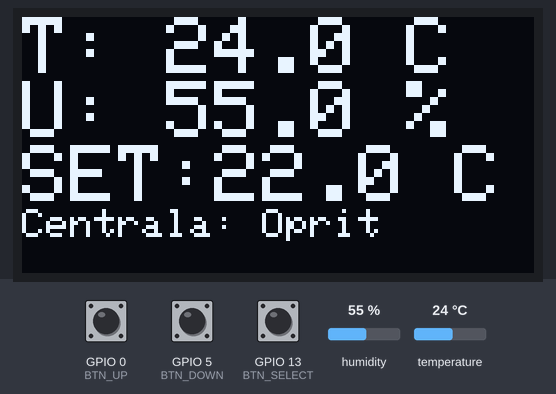
The sketch below on a simulated ESP8266 (NodeMCU). On the bench: 128×64 one-colour display. The inputs (shaded band) are chosen by the test bench; at power-on: temperature 24 °C, GPIO 13 (BTN_SELECT) HIGH, GPIO 0 (BTN_UP) HIGH, humidity 55 %, GPIO 5 (BTN_DOWN) HIGH. WiFi joins after 1.5 s; servers stay silent unless stated; uploads are accepted with an empty reply; what the sketch prints to the serial monitor is not drawn.

Above: at 4.7 s.
4.8 s: temperature set to 12 °C
At 6.7 s:
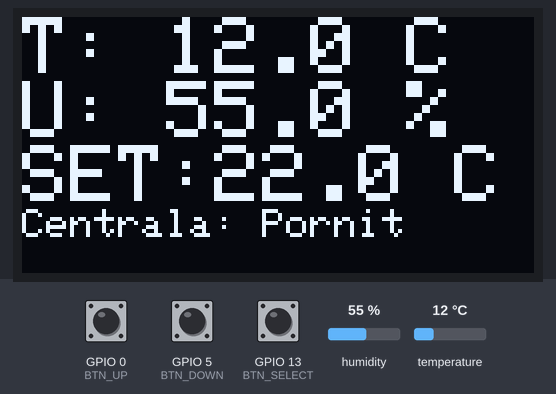
7.7 s: GPIO 13 (BTN_SELECT) pulled LOW for 2.55 s
At 9.3 s:
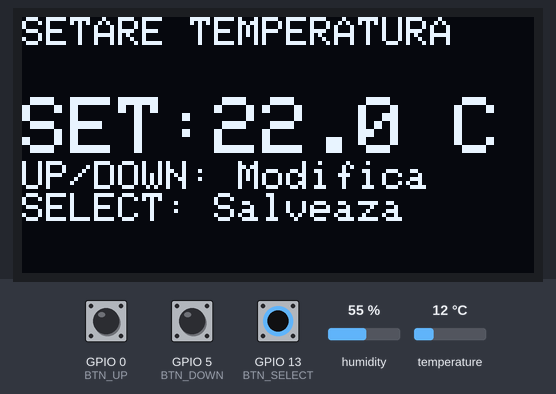
11.7 s: GPIO 0 (BTN_UP) pulled LOW for 2.55 s
At 12.7 s:
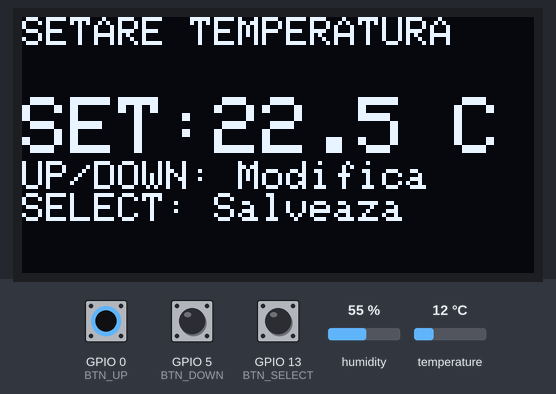
15.7 s: GPIO 0 (BTN_UP) pulled LOW for 2.55 s
At 17.1 s:
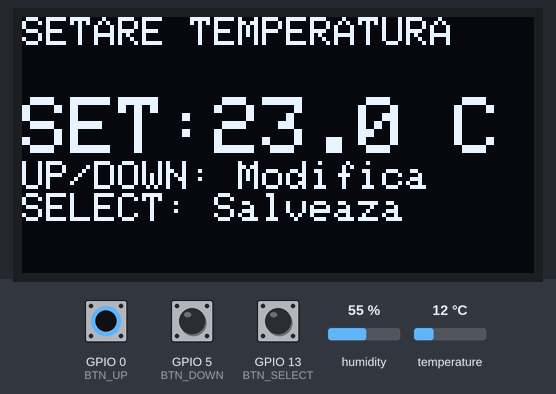
19.7 s: GPIO 13 (BTN_SELECT) pulled LOW for 2.55 s
At 20.5 s:
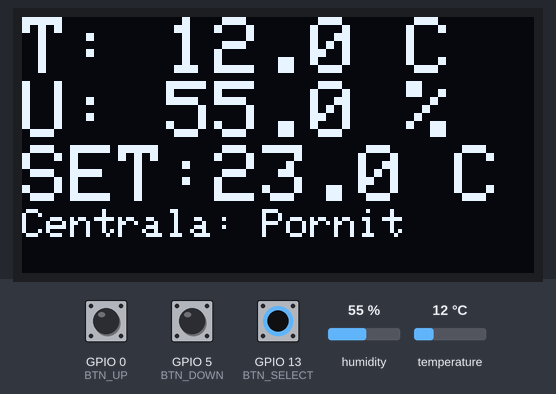
23.7 s: humidity set to 22 %
At 25.0 s:
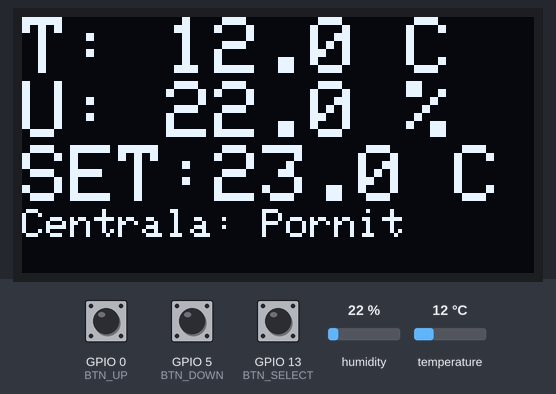
Timing chart, 0 to 26.7 s (numbered marks = the images above; inputs shaded):
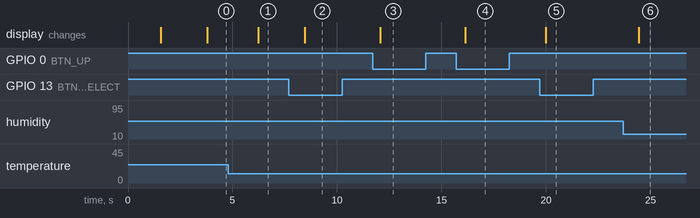

The sketch:

termostat_0.ino
```cpp
#include <ESP8266WiFi.h>
#include <ESP8266HTTPClient.h>
#include <Adafruit_Sensor.h>
#include <DHT.h>
#include <Adafruit_SSD1306.h>
#include <Adafruit_GFX.h>
#include <Wire.h>

// Configurare WiFi
const char* ssid = "wifi";
const char* password = "password";

// Configurare DHT
#define DHTPIN 4
#define DHTTYPE DHT22
DHT dht(DHTPIN, DHTTYPE);

// Configurare OLED
#define SCREEN_WIDTH 128
#define SCREEN_HEIGHT 64
#define OLED_RESET -1
Adafruit_SSD1306 display(SCREEN_WIDTH, SCREEN_HEIGHT, &Wire, OLED_RESET);

// Configurare pini I2C
#define SDA_PIN 14
#define SCL_PIN 12

// Configurare butoane
#define BTN_UP 0
#define BTN_DOWN 5
#define BTN_SELECT 13

// Configurare centrale de comandă
const char* boilerIP = "192.168.0.100"; // IP-ul centralei de comandă
const int boilerPort = 80;
const int thermostatID = 1; // ID unic al acestui termostat

// Variabile pentru temperatură
float targetTemp = 22.0;
float hyst = 0.2;
bool heating = false;

// Variabile pentru gestionarea butoanelor
unsigned long lastButtonCheck = 0; // Momentul ultimei verificări
const unsigned long buttonCheckInterval = 200; // Interval mai lung pentru debouncing
bool btnUpPressed = false;
bool btnDownPressed = false;
bool btnSelectPressed = false;

// Stare meniu
bool inMenu = false;

void setup() {
  Serial.begin(115200);

  // Configurare WiFi
  WiFi.begin(ssid, password);
  while (WiFi.status() != WL_CONNECTED) {
    delay(500);
    Serial.print(".");
  }
  Serial.println("Conectat la WiFi!");

  // Inițializare DHT
  dht.begin();

  // Inițializare I2C și OLED
  Wire.begin(SDA_PIN, SCL_PIN);
  if (!display.begin(SSD1306_SWITCHCAPVCC, 0x3C)) {
    Serial.println("Eroare la inițializarea OLED!");
    for (;;);
  }

  // Inițializare butoane
  pinMode(BTN_UP, INPUT_PULLUP);
  pinMode(BTN_DOWN, INPUT_PULLUP);
  pinMode(BTN_SELECT, INPUT_PULLUP);

  // Mesaj inițial pe OLED
  display.clearDisplay();
  display.setTextSize(1);
  display.setTextColor(SSD1306_WHITE);
  display.setCursor(0, 0);
  display.println("Termostat pornit!");
  display.display();
  delay(2000);
}

void loop() {
  checkButtons();
  // Verifică periodic starea centralei
  checkBoilerStatus();
  if (inMenu) {
    updateDisplayMenu();
  } else {
    float temp = dht.readTemperature();
    float hum = dht.readHumidity();

    if (isnan(temp) || isnan(hum)) {
      Serial.println("Eroare la citirea senzorului DHT22!");
      return;
    }

    // Control histerezis
    if (temp < (targetTemp - hyst) && !heating) {
      heating = true;
      sendSignalToBoiler(true);
    } else if (temp > (targetTemp + hyst) && heating) {
      heating = false;
      sendSignalToBoiler(false);
    }

    // Actualizare afișaj OLED
    display.clearDisplay();
    display.setTextSize(2);
    display.setTextColor(SSD1306_WHITE);
    display.setCursor(0, 0);
    display.printf("T: %.1f C\n", temp);
    display.printf("U: %.1f %%\n", hum);
    display.printf("SET:%.1f C\n", targetTemp);
    display.setTextSize(1);
    display.printf("Centrala: %s\n", heating ? "Pornit" : "Oprit");
    display.display();

    delay(2000);
  }
}

void checkButtons() {
  if (millis() - lastButtonCheck >= buttonCheckInterval) {
    lastButtonCheck = millis();

    // Citire stare butoane
    bool btnUpState = digitalRead(BTN_UP) == LOW;
    bool btnDownState = digitalRead(BTN_DOWN) == LOW;
    bool btnSelectState = digitalRead(BTN_SELECT) == LOW;

    // Gestionare butoane
    if (btnUpState && !btnUpPressed) {
      btnUpPressed = true;
      if (inMenu) {
        targetTemp += 0.5;
        if (targetTemp > 30.0) targetTemp = 30.0;
      }
    } else if (!btnUpState) {
      btnUpPressed = false;
    }

    if (btnDownState && !btnDownPressed) {
      btnDownPressed = true;
      if (inMenu) {
        targetTemp -= 0.5;
        if (targetTemp < 19.0) targetTemp = 19.0;
      }
    } else if (!btnDownState) {
      btnDownPressed = false;
    }

    if (btnSelectState && !btnSelectPressed) {
      btnSelectPressed = true;
      inMenu = !inMenu;
    } else if (!btnSelectState) {
      btnSelectPressed = false;
    }
  }
}

void updateDisplayMenu() {
  display.clearDisplay();
  display.setTextSize(1);
  display.setTextColor(SSD1306_WHITE);

  if (inMenu) {
    display.setCursor(0, 0);
    display.println("SETARE TEMPERATURA");
    display.setCursor(0, 20);
    display.setTextSize(2);
    display.printf("SET:%.1f C\n", targetTemp);
    display.setTextSize(1);
    display.println("UP/DOWN: Modifica");
    display.println("SELECT: Salveaza");
  }

  display.display();
}

void sendSignalToBoiler(bool state) {
  if (WiFi.status() == WL_CONNECTED) {
    WiFiClient client;
    HTTPClient http;

    String url = String("http://") + boilerIP + ":" + boilerPort +
                 "/control?id=" + thermostatID +
                 "&state=" + (state ? "on" : "off");

    if (http.begin(client, url)) {
      int httpCode = http.GET();
      if (httpCode > 0) {
        Serial.println("Semnal trimis către centrală!");
      } else {
        Serial.println("Eroare la trimiterea semnalului!");
      }
      http.end();
    } else {
      Serial.println("Nu s-a putut inițializa conexiunea HTTP!");
    }
  } else {
    Serial.println("Nu există conexiune WiFi!");
  }
}

void checkBoilerStatus() {
  if (WiFi.status() == WL_CONNECTED) {
    WiFiClient client;
    HTTPClient http;

    String url = String("http://") + boilerIP + "/status";  // Ruta care returnează statusul centralei

    if (http.begin(client, url)) {
      int httpCode = http.GET();
      if (httpCode > 0) {
        String response = http.getString();
        if (response.indexOf("pornita") >= 0) {
          heating = true;
        } else {
          heating = false;
        }
        Serial.println("Status centrala: " + response);
      } else {
        Serial.println("Eroare la cererea statusului centralei");
      }
      http.end();
    } else {
      Serial.println("Nu s-a putut inițializa conexiunea HTTP!");
    }
  } else {
    Serial.println("Nu există conexiune WiFi!");
  }
}
```

Measured:
- after the input at 4.8 s, the display: changes after 1.4 s (image 1)
- after the input at 7.7 s, the display: changes after 0.75 s (image 2)
- after the input at 11.7 s, the display: changes after 0.36 s (image 3)
- after the input at 15.7 s, the display: changes after 0.43 s (image 4)
- after the input at 19.7 s, the display: changes after 0.28 s (image 5)
- after the input at 23.7 s, the display: changes after 0.74 s (image 6)
